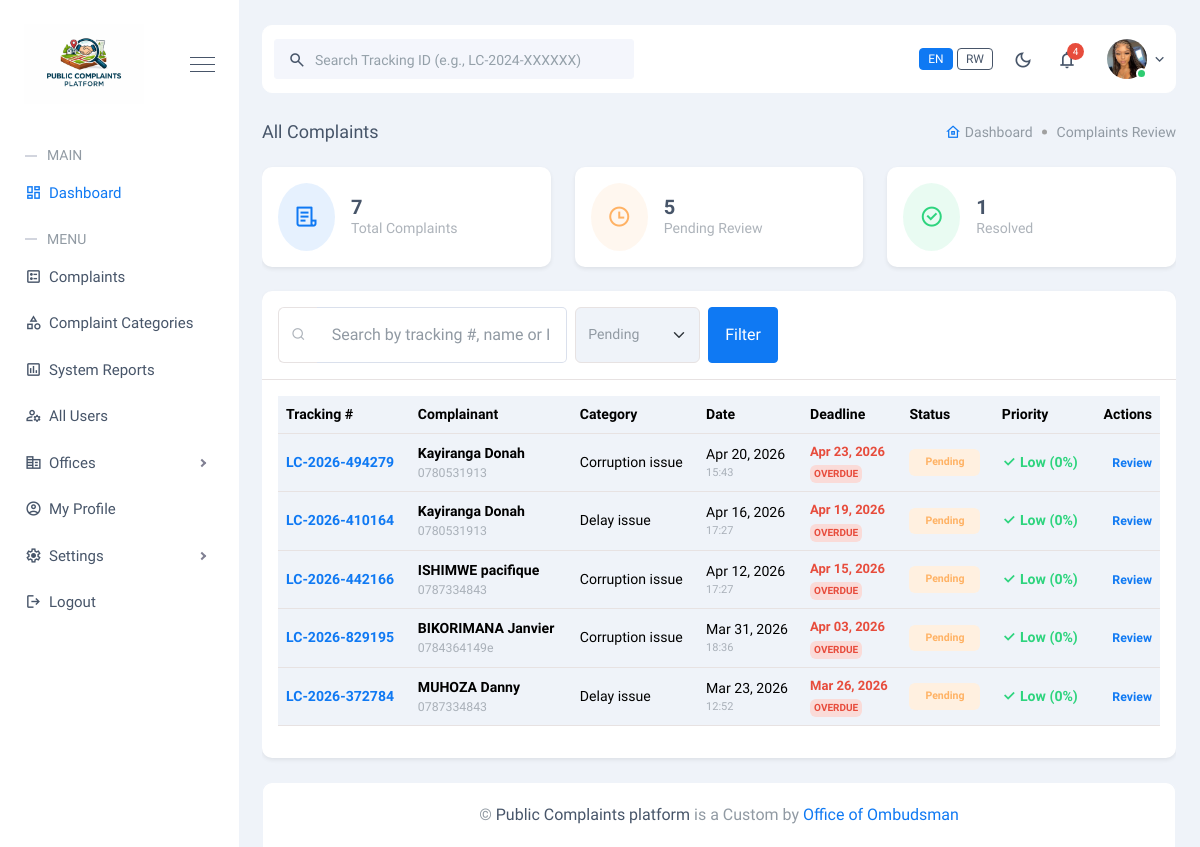
Page /administrator/complaints/ (signed in) on the earlier database version.
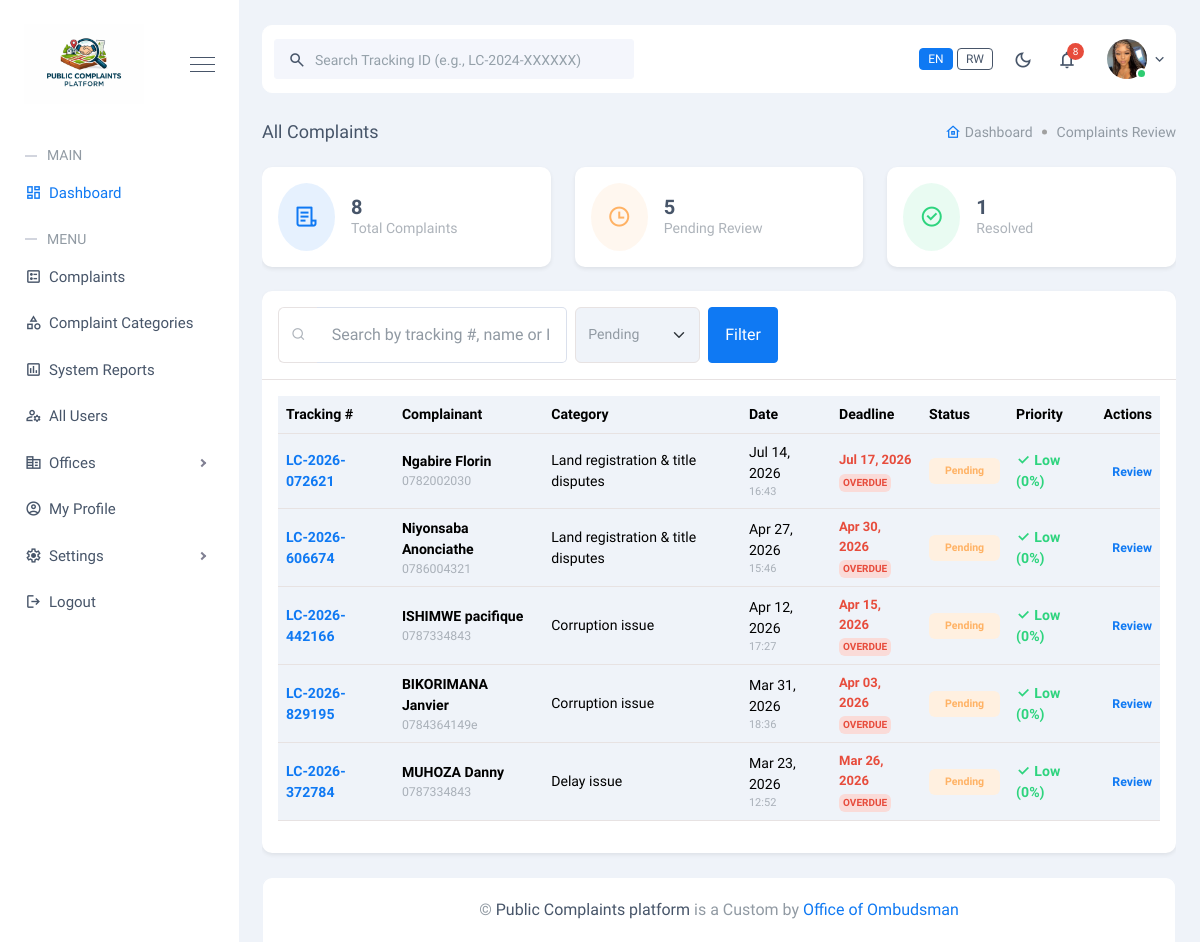
Same page on the later database version.
### citizen/models.py (models this page shows, shortened)
class Complaint(models.Model):
    STATUS_CHOICES = (
        ('pending', 'Pending'),
        ('in_progress', 'In Progress'),
        ('resolved', 'Resolved'),
        ('rejected', 'Rejected'),
    )
    GENDER_CHOICES = (
        ('male', 'Male'),
        ('female', 'Female'),
        ('other', 'Other'),
    )
    full_name = models.CharField(max_length=255)
    gender = models.CharField(max_length=10, choices=GENDER_CHOICES)
    phone_number = models.CharField(max_length=20)
    email = models.EmailField()
    national_id = models.CharField(max_length=20, verbose_name="ID or Passport Number")
    residence_province = models.ForeignKey('accounts.Province', on_delete=models.SET_NULL, null=True, related_name='complainant_residences')
    residence_district = models.ForeignKey('accounts.District', on_delete=models.SET_NULL, null=True, related_name='complainant_residences')
    residence_sector = models.CharField(max_length=100)
    residence_cell = models.CharField(max_length=100)
    residence_village = models.CharField(max_length=100)
    land_province = models.ForeignKey('accounts.Province', on_delete=models.SET_NULL, null=True, related_name='disputed_lands')
    land_district = models.ForeignKey('accounts.District', on_delete=models.SET_NULL, null=True, related_name='disputed_lands')
    land_sector = models.CharField(max_length=100)
    land_cell = models.CharField(max_length=100)
    upi = models.CharField(max_length=50, verbose_name="Parcel Identification (UPI)")
    category = models.ForeignKey('administrator.ComplaintCategory', on_delete=models.CASCADE, related_name='complaints')
    description = models.TextField(max_length=5000)
    has_approached_other_institution = models.BooleanField(default=False)
    other_institution_name = models.CharField(max_length=255, blank=True, null=True)
    previous_resolution_details = models.TextField(blank=True, null=True)
    attachment = models.FileField(upload_to='complaint_attachments/', blank=True, null=True)
    tracking_number = models.CharField(max_length=20, unique=True, editable=False)
    citizen = models.ForeignKey(settings.AUTH_USER_MODEL, on_delete=models.SET_NULL, null=True, blank=True, related_name='my_complaints')
    status = models.CharField(max_length=20, choices=STATUS_CHOICES, default='pending')
    created_at = models.DateTimeField(auto_now_add=True)
    updated_at = models.DateTimeField(auto_now=True)
    is_escalated = models.BooleanField(default=False, help_text="True if this complaint has been escalated to higher authorities.")
    escalation_risk = models.FloatField(default=0.0, help_text="Predicted probability (0-1) of escalation.")
    assigned_to = models.ForeignKey(settings.AUTH_USER_MODEL, on_delete=models.SET_NULL, null=True, blank=True, related_name='assigned_complaints', help_text="The staff member handling this case.")
    assigned_at = models.DateTimeField(null=True, blank=True)
    resolved_at = models.DateTimeField(null=True, blank=True)
    is_appeal = models.BooleanField(default=False, help_text="True if this is an appeal of a previous resolution.")
    resolution_details = models.TextField(blank=True, null=True, help_text="Final outcome details.")
    assigned_office = models.ForeignKey('administrator.Office', on_delete=models.SET_NULL, null=True, blank=True, related_name='assigned_complaints_dept', help_text="The department/office handling this case.")
    referral_level = models.CharField(max_length=20, choices=REFERRAL_LEVEL_CHOICES, default='none')
    class Meta:
        ordering = ['-created_at']

### administrator/models.py (models this page shows, shortened)
class ComplaintCategory(models.Model):
    name = models.CharField(max_length=200, unique=True)
    description = models.TextField(blank=True)
    is_active = models.BooleanField(default=True)
    created_at = models.DateTimeField(auto_now_add=True)
    class Meta:
        ordering = ['name']
        verbose_name = 'Complaint Category'
        verbose_name_plural = 'Complaint Categories'

### administrator/views.py (the view)
# urls.py: path('administrator/complaints/', views.admin_complaints_list, name='admin_complaints_list'),
@login_required
@administrator_required
def admin_complaints_list(request):
    from django.core.paginator import Paginator
    q = request.GET.get('q', '').strip()
    status_filter = request.GET.get('status', 'pending')
    complaints_qs = Complaint.objects.select_related('category', 'citizen').order_by('-created_at')
    if status_filter:
        if status_filter == 'closed':
            complaints_qs = complaints_qs.filter(status__in=['resolved', 'rejected'])
        else:
            complaints_qs = complaints_qs.filter(status=status_filter)
    if q:
        complaints_qs = complaints_qs.filter(
            models.Q(tracking_number__icontains=q) |
            models.Q(full_name__icontains=q) |
            models.Q(national_id__icontains=q)
        )
    paginator = Paginator(complaints_qs.distinct(), 15)
    page = request.GET.get('page', 1)
    complaints = paginator.get_page(page)
    from complaint.ml_service import escalation_predictor
    for c in complaints:
        try:
            c.risk_score = escalation_predictor.predict_risk(c)
            c.risk_percentage = int(c.risk_score * 100)
        except:
            c.risk_score = 0.0
            c.risk_percentage = 0
    three_days_ago = timezone.now() - timedelta(days=3)
    for c in complaints:
        c.is_new = c.created_at >= three_days_ago
        c.deadline = c.created_at + timedelta(days=3)
        c.is_overdue = timezone.now() > c.deadline and c.status not in ['resolved', 'rejected']
    stats = {
        'total': Complaint.objects.count(),
        'pending': Complaint.objects.filter(status='pending').count(),
        'resolved': Complaint.objects.filter(status='resolved').count(),
    }
    return render(request, 'complaints/complaint_list.html', {
        'complaints': complaints,
        'stats': stats,
        'q': q,
        'current_status': status_filter
    })

### accounts/models.py (called while the page is built)
    @property
    def is_administrator(self):
        return self.user_type == self.ADMINISTRATOR

### complaint/ml_service.py (called while the page is built, shortened)
    def load_model(self):
        if os.path.exists(self.MODEL_PATH) and os.path.exists(self.ENCODER_PATH):
            self.model = joblib.load(self.MODEL_PATH)
            self.encoders = joblib.load(self.ENCODER_PATH)
            return True
        return False

    def predict_risk(self, complaint):
        if not self.model and not self.load_model():
            return 0.0

### administrator/templates/complaints/complaint_list.html (shortened to what the changed rows need)
{% extends 'base.html' %}
{% load static %}
{% block content %}
<div class="main-content-container overflow-hidden">
    <div class="row mb-4">
        <div class="col-md-4">
            <div class="card bg-white border-0 rounded-10 p-3 shadow-sm">
                <div class="d-flex align-items-center">
                    <div>
                        <h4 class="mb-0 fs-20 fw-bold">{{ stats.total }}</h4>
                        <p class="text-muted mb-0" data-en="Total Complaints" data-rw="Ibibazo Byose">Total Complaints
                        </p>
                    </div>
                </div>
            </div>
        </div>
    </div>
    <div class="card bg-white rounded-10 border-0 mb-4 shadow-sm">
        <div class="p-3">
            <div class="table-responsive">
                <table class="table align-middle">
                    <thead class="bg-light">
                        <tr>
                            <th scope="col" data-en="Tracking #" data-rw="Nimero">Tracking #</th>
                            <th scope="col" data-en="Complainant" data-rw="Uwatunze ikibazo">Complainant</th>
                            <th scope="col" data-en="Category" data-rw="Icyiciro">Category</th>
                            <th scope="col" data-en="Date" data-rw="Itariki">Date</th>
                            <th scope="col" data-en="Deadline" data-rw="Igihe ntarengwa">Deadline</th>
                            <th scope="col" data-en="Status" data-rw="Imiterere">Status</th>
                            <th scope="col" data-en="Priority" data-rw="Icyihutirwa">Priority</th>
                            <th scope="col" class="text-end" data-en="Actions" data-rw="Ibikorwa">Actions</th>
                        </tr>
                    </thead>
                    <tbody>
                        {% for c in complaints %}
                        <tr>
                            <td><span class="fw-bold text-primary">{{ c.tracking_number }}</span></td>
                            <td>
                                <div class="d-flex flex-column">
                                    <span class="fw-semibold">{{ c.full_name }}</span>
                                    <small class="text-muted">{{ c.phone_number }}</small>
                                </div>
                            </td>
                            <td>{{ c.category.name }}</td>
                            <td>
                                <div class="d-flex flex-column">
                                    <span class="fw-medium">
                                        {{ c.created_at|date:"M d, Y" }}
                                    </span>
                                    <small class="text-muted" style="font-size: 11px;">{{ c.created_at|date:"H:i" }}</small>
                                </div>
                            </td>
                            <td>
                                <div class="d-flex flex-column">
                                    <span class="{% if c.is_overdue %}text-danger fw-bold{% else %}text-muted{% endif %}" style="font-size: 13px;">
                                        {{ c.deadline|date:"M d, Y" }}
                                    </span>
                                    {% if c.is_overdue %}
                                        <span class="badge bg-danger-subtle text-danger p-1 mt-1" style="font-size: 10px; width: fit-content;">OVERDUE</span>
                                    {% endif %}
                                </div>
                            </td>
                            <td>
                                {% if c.status == 'pending' %}
                                <span class="badge bg-warning-subtle text-warning px-3 py-2">Pending</span>
                                {% elif c.status == 'in_progress' %}
                                <span class="badge bg-primary-subtle text-primary px-3 py-2">In Progress</span>
                                {% elif c.status == 'resolved' %}
                                <span class="badge bg-success-subtle text-success px-3 py-2">Resolved</span>
                                {% else %}
                                <span class="badge bg-danger-subtle text-danger" data-en="Rejected" data-rw="Zanzwe">Rejected</span>
                                {% endif %}
                            </td>
                            <td>
                                {% if c.risk_score > 0.7 %}
                                <span class="text-danger fw-bold"><i class="ri-fire-fill"></i> High ({{c.risk_percentage }}%)</span>
                                {% elif c.risk_score > 0.4 %}
                                <span class="text-warning fw-bold"><i class="ri-alert-line"></i> Medium ({{c.risk_percentage }}%)</span>
                                {% else %}
                                <span class="text-success fw-bold"><i class="ri-check-line"></i> Low ({{c.risk_percentage }}%)</span>
                                {% endif %}
                            </td>
                            <td class="text-end">
                                <a href="{% url 'admin_complaint_detail' c.pk %}"
                                    class="text-primary fw-bold text-decoration-none small" data-en="Review"
                                    data-rw="Suzuma">
                                </a>
                            </td>
                        </tr>
                        {% endfor %}
                    </tbody>
                </table>
            </div>
        </div>
    </div>
</div>
{% endblock %}

### templates/header.html (shortened to what the changed rows need)
{% load static %}
<header class="header-area bg-white mb-4 rounded-10 border border-white" id="header-area">
    <div class="row align-items-center">
        <div class="col-md-6">
            <div class="right-header-content mt-3 mt-md-0">
                <ul
                    class="d-flex align-items-center justify-content-center justify-content-md-end ps-0 mb-0 list-unstyled">
                    <li class="header-right-item">
                        <div class="dropdown notifications noti">
                            <button aria-expanded="false" class="btn btn-secondary border-0 p-0 position-relative"
                                data-bs-toggle="dropdown" type="button">
                                <span class="material-symbols-outlined">
                                </span>
                                {% if unread_notifications_count > 0 %}
                                <span class="count bg-danger">{{ unread_notifications_count }}</span>
                                {% endif %}
                            </button>
                        </div>
                    </li>
                </ul>
            </div>
        </div>
    </div>
</header>

Differences in the rows shown:
removed Complaint: tracking_number "LC-2026-494279", full_name "Kayiranga Donah", phone_number "0780531913", category.name "Corruption issue", created_at "Apr 20, 2026", created_at "15:43", deadline "Apr 23, 2026", shows "OVERDUE", status "Pending", risk_percentage "0"
removed Complaint: tracking_number "LC-2026-410164", full_name "Kayiranga Donah", phone_number "0780531913", category.name "Delay issue", created_at "Apr 16, 2026", created_at "17:27", deadline "Apr 19, 2026", shows "OVERDUE", status "Pending", risk_percentage "0"
added Complaint: tracking_number "LC-2026-072621", full_name "Ngabire Florin", phone_number "0782002030", category.name "Land registration & title disputes", created_at "Jul 14, 2026", created_at "16:43", deadline "Jul 17, 2026", shows "OVERDUE", status "Pending", risk_percentage "0"
added Complaint: tracking_number "LC-2026-606674", full_name "Niyonsaba Anonciathe", phone_number "0786004321", category.name "Land registration & title disputes", created_at "Apr 27, 2026", created_at "15:46", deadline "Apr 30, 2026", shows "OVERDUE", status "Pending", risk_percentage "0"
Other differences:
{{ unread_notifications_count }}: "4" → "8"
{{ stats.total }}: "7" → "8"
